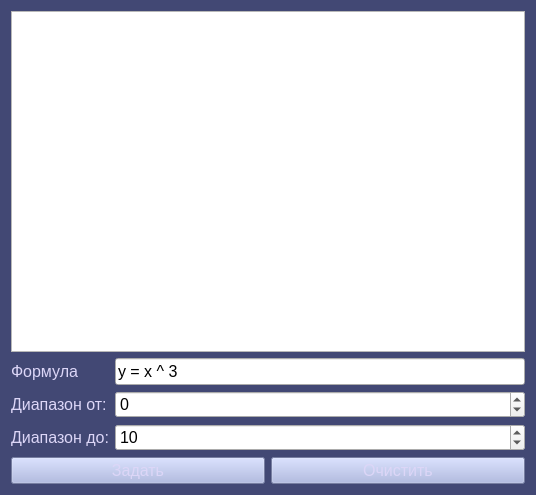
<?xml version="1.0" encoding="UTF-8"?>
<ui version="4.0">
 <class>Form</class>
 <widget class="QWidget" name="Form">
  <property name="geometry">
   <rect>
    <x>0</x>
    <y>0</y>
    <width>536</width>
    <height>495</height>
   </rect>
  </property>
  <property name="windowTitle">
   <string>График функции</string>
  </property>
  <property name="windowIcon">
   <iconset>
    <normaloff>icon.png</normaloff>icon.png</iconset>
  </property>
  <property name="styleSheet">
   <string notr="true">*#Form {
	background-color: #424874;
}

QLabel {
	color: #DCD6F7;
}

QPushButton {
	background-color: #A6B1E1;
	color: #DCD6F7;
}</string>
  </property>
  <layout class="QVBoxLayout" name="verticalLayout">
   <item>
    <widget class="PlotWidget" name="graphicsView"/>
   </item>
   <item>
    <layout class="QFormLayout" name="inputs">
     <item row="0" column="0">
      <widget class="QLabel" name="text1">
       <property name="font">
        <font>
         <pointsize>12</pointsize>
        </font>
       </property>
       <property name="text">
        <string>Формула</string>
       </property>
      </widget>
     </item>
     <item row="0" column="1">
      <widget class="QLineEdit" name="fInput">
       <property name="font">
        <font>
         <pointsize>12</pointsize>
        </font>
       </property>
       <property name="text">
        <string>y = x ^ 3</string>
       </property>
      </widget>
     </item>
     <item row="1" column="0">
      <widget class="QLabel" name="text2">
       <property name="font">
        <font>
         <pointsize>12</pointsize>
        </font>
       </property>
       <property name="text">
        <string>Диапазон от:</string>
       </property>
      </widget>
     </item>
     <item row="2" column="0">
      <widget class="QLabel" name="text3">
       <property name="font">
        <font>
         <pointsize>12</pointsize>
        </font>
       </property>
       <property name="text">
        <string>Диапазон до:</string>
       </property>
      </widget>
     </item>
     <item row="1" column="1">
      <widget class="QSpinBox" name="fromInput">
       <property name="font">
        <font>
         <pointsize>12</pointsize>
        </font>
       </property>
       <property name="minimum">
        <number>-200</number>
       </property>
       <property name="maximum">
        <number>200</number>
       </property>
      </widget>
     </item>
     <item row="2" column="1">
      <widget class="QSpinBox" name="toInput">
       <property name="font">
        <font>
         <pointsize>12</pointsize>
        </font>
       </property>
       <property name="minimum">
        <number>-200</number>
       </property>
       <property name="maximum">
        <number>200</number>
       </property>
       <property name="value">
        <number>10</number>
       </property>
      </widget>
     </item>
    </layout>
   </item>
   <item>
    <layout class="QHBoxLayout" name="buttons">
     <item>
      <widget class="QPushButton" name="setButton">
       <property name="font">
        <font>
         <pointsize>12</pointsize>
        </font>
       </property>
       <property name="text">
        <string>Задать</string>
       </property>
      </widget>
     </item>
     <item>
      <widget class="QPushButton" name="clearButton">
       <property name="font">
        <font>
         <pointsize>12</pointsize>
        </font>
       </property>
       <property name="text">
        <string>Очистить</string>
       </property>
      </widget>
     </item>
    </layout>
   </item>
  </layout>
 </widget>
 <customwidgets>
  <customwidget>
   <class>PlotWidget</class>
   <extends>QGraphicsView</extends>
   <header>pyqtgraph</header>
  </customwidget>
 </customwidgets>
 <resources/>
 <connections/>
</ui>
